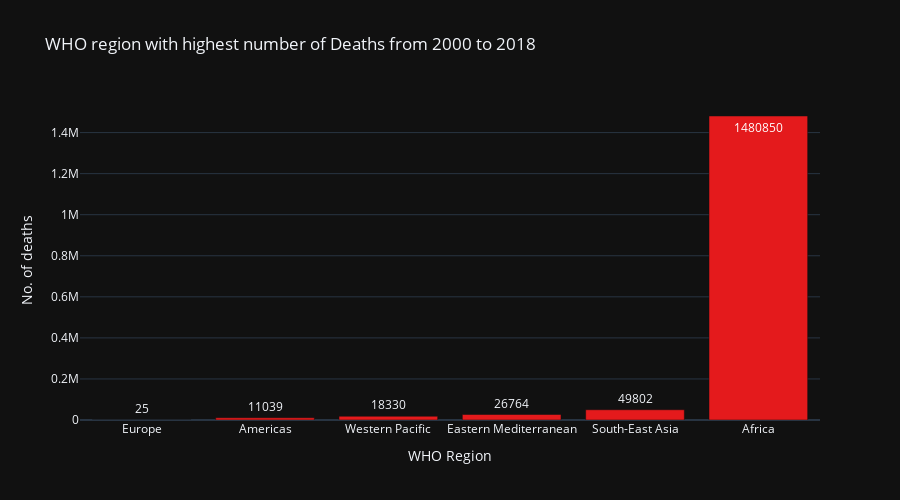

The cell this chart's notebook holds for it:
### Markdown cell above
### WHO Region with Number of Death Cases

### Code cell
pio.templates.default = "plotly_dark"
fig = px.bar(who_group.sort_values("No. of deaths",ascending=False)[::-1],y="No. of deaths",x ="WHO Region",text="No. of deaths",
             title="WHO region with highest number of Deaths from 2000 to 2018",
             color_discrete_sequence= px.colors.qualitative.Set1,height=500,orientation="v")
fig.show()

### Figure 1 — Plotly figure (JSON) as saved in the notebook; plotly's stock layout.template omitted (floating-point values rounded to 4 significant figures)
{"data": [{"alignmentgroup": "True", "hovertemplate": "WHO Region=%{x}<br>No. of deaths=%{text}<extra></extra>", "legendgroup": "", "marker": {"color": "rgb(228,26,28)"}, "name": "", "offsetgroup": "", "orientation": "v", "showlegend": false, "text": [25, 11039, 18330, 26764, 49802, 1480850], "textposition": "auto", "type": "bar", "x": ["Europe", "Americas", "Western Pacific", "Eastern Mediterranean", "South-East Asia", "Africa"], "xaxis": "x", "y": [25, 11039, 18330, 26764, 49802, 1480850], "yaxis": "y"}], "layout": {"barmode": "relative", "height": 500, "legend": {"tracegroupgap": 0}, "title": {"text": "WHO region with highest number of Deaths from 2000 to 2018"}, "xaxis": {"anchor": "y", "domain": [0, 1], "title": {"text": "WHO Region"}}, "yaxis": {"anchor": "x", "domain": [0, 1], "title": {"text": "No. of deaths"}}}}
